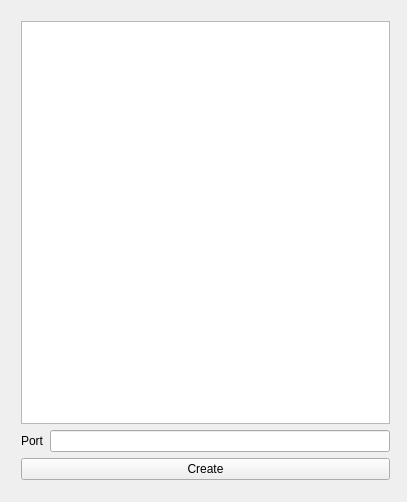
<?xml version="1.0" encoding="UTF-8"?>
<ui version="4.0">
 <class>Widget</class>
 <widget class="QWidget" name="Widget">
  <property name="geometry">
   <rect>
    <x>0</x>
    <y>0</y>
    <width>407</width>
    <height>502</height>
   </rect>
  </property>
  <property name="windowTitle">
   <string>Widget</string>
  </property>
  <widget class="QWidget" name="">
   <property name="geometry">
    <rect>
     <x>10</x>
     <y>10</y>
     <width>391</width>
     <height>481</height>
    </rect>
   </property>
   <layout class="QVBoxLayout" name="verticalLayout">
    <item>
     <widget class="QListWidget" name="listWidgetContent"/>
    </item>
    <item>
     <layout class="QHBoxLayout" name="horizontalLayout">
      <item>
       <widget class="QLabel" name="label">
        <property name="text">
         <string>Port</string>
        </property>
       </widget>
      </item>
      <item>
       <widget class="QLineEdit" name="lineEditPort"/>
      </item>
     </layout>
    </item>
    <item>
     <widget class="QPushButton" name="pushButtonCreate">
      <property name="text">
       <string>Create</string>
      </property>
     </widget>
    </item>
   </layout>
  </widget>
 </widget>
 <layoutdefault spacing="6" margin="11"/>
 <resources/>
 <connections/>
</ui>
